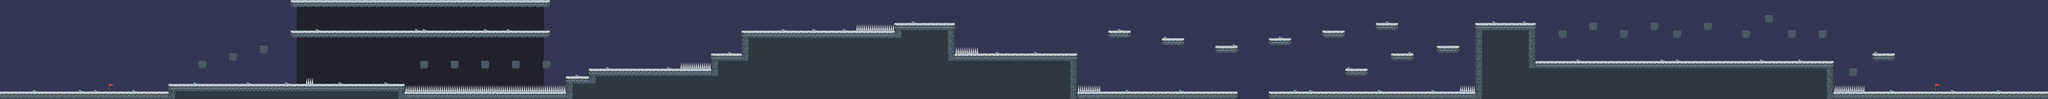

This is a level from a 2D game, rendered from its Tiled map with the project's own tilesets. A one-line summary and the map file follow, with tile-layer data summarised:
An orthogonal 268x13 tile map with 32x32 px tiles, 3 tile layers (Background Color, Background, Graphics) and 104 objects.

<map version="1.2" tiledversion="1.2.4" orientation="orthogonal" renderorder="right-down" width="268" height="13" tilewidth="32" tileheight="32" infinite="0" nextlayerid="11" nextobjectid="114">
 <tileset firstgid="1" name="tileset" tilewidth="32" tileheight="32" tilecount="96" columns="12">
  <image source="tileset.png" width="384" height="256" />
 </tileset>
 <layer id="1" name="Background Color" width="268" height="13">
  <data>[3484 cells, 3484 non-empty, 1 distinct tile ids]</data>
 </layer>
 <layer id="2" name="Background" width="268" height="13">
  <data>[3484 cells, 442 non-empty, 3 distinct tile ids]</data>
 </layer>
 <layer id="3" name="Graphics" width="268" height="13">
  <data>[3484 cells, 1119 non-empty, 15 distinct tile ids]</data>
 </layer>
 <objectgroup id="4" name="Ground">
  <object id="5" x="448" y="384" width="256" height="32" />
  <object id="6" x="832" y="256" width="32" height="32" />
  <object id="7" x="960" y="224" width="32" height="32" />
  <object id="8" x="1088" y="192" width="32" height="32" />
  <object id="9" x="704" y="352" width="992" height="64" />
  <object id="10" x="1216" y="0" width="1088" height="32" />
  <object id="11" x="1216" y="128" width="1088" height="32" />
  <object id="12" x="1696" y="384" width="672" height="32" />
  <object id="13" x="2272" y="256" width="32" height="32" />
  <object id="14" x="2144" y="256" width="32" height="32" />
  <object id="15" x="2016" y="256" width="32" height="32" />
  <object id="16" x="1888" y="256" width="32" height="32" />
  <object id="17" x="1760" y="256" width="32" height="32" />
  <object id="18" x="2368" y="320" width="96" height="96" />
  <object id="19" x="2464" y="288" width="512" height="128" />
  <object id="20" x="2976" y="224" width="128" height="192" />
  <object id="21" x="3104" y="128" width="640" height="288" />
  <object id="22" x="3744" y="96" width="256" height="320" />
  <object id="23" x="4000" y="224" width="512" height="192" />
  <object id="24" x="4640" y="128" width="96" height="32" />
  <object id="25" x="4864" y="160" width="96" height="32" />
  <object id="26" x="5088" y="192" width="96" height="32" />
  <object id="28" x="6016" y="192" width="96" height="32" />
  <object id="29" x="5824" y="224" width="96" height="32" />
  <object id="30" x="5632" y="288" width="96" height="32" />
  <object id="31" x="5312" y="160" width="96" height="32" />
  <object id="32" x="5536" y="128" width="96" height="32" />
  <object id="33" x="5760" y="96" width="96" height="32" />
  <object id="34" x="6176" y="96" width="256" height="320" />
  <object id="35" x="6432" y="256" width="1248" height="160" />
  <object id="36" x="6528" y="128" width="32" height="32" />
  <object id="37" x="6656" y="96" width="32" height="32" />
  <object id="38" x="6784" y="128" width="32" height="32" />
  <object id="39" x="6912" y="96" width="32" height="32" />
  <object id="40" x="7008" y="128" width="32" height="32" />
  <object id="41" x="7136" y="96" width="32" height="32" />
  <object id="42" x="7296" y="128" width="32" height="32" />
  <object id="43" x="7392" y="64" width="32" height="32" />
  <object id="44" x="7488" y="128" width="32" height="32" />
  <object id="45" x="7616" y="128" width="32" height="32" />
  <object id="46" x="7744" y="288" width="32" height="32" />
  <object id="47" x="7840" y="224" width="96" height="32" />
  <object id="48" x="7680" y="384" width="448" height="32" />
  <object id="74" x="4512" y="384" width="672" height="32" />
  <object id="75" x="5312" y="384" width="864" height="32" />
  <object id="112" x="8128" y="384" width="448" height="32" />
  <object id="113" x="0" y="384" width="448" height="32" />
 </objectgroup>
 <objectgroup id="5" name="Wall">
  <object id="1" x="448" y="0" height="416" />
  <object id="2" x="8128" y="0" height="416" />
 </objectgroup>
 <objectgroup id="6" name="Spikes">
  <object id="49" x="1696" y="384" width="672" />
  <object id="51" x="1280" y="352" width="32" />
  <object id="52" x="2848" y="288" width="128" />
  <object id="53" x="4000" y="224" width="96" />
  <object id="54" x="3584" y="128" width="160" />
  <object id="55" x="4512" y="384" width="96" />
  <object id="56" x="6112" y="384" width="64" />
  <object id="58" x="7680" y="384" width="128" />
 </objectgroup>
 <objectgroup id="7" name="Barrier">
  <object id="59" x="1312" y="320" height="32" />
  <object id="60" x="1216" y="96" height="32" />
  <object id="61" x="1696" y="320" height="32" />
  <object id="62" x="2304" y="96" height="32" />
  <object id="63" x="2464" y="256" height="32" />
  <object id="64" x="3104" y="96" height="32" />
  <object id="65" x="2976" y="192" height="32" />
  <object id="66" x="2848" y="256" height="32" />
  <object id="67" x="3584" y="96" height="32" />
  <object id="68" x="3744" y="64" height="32" />
  <object id="69" x="4000" y="64" height="32" />
  <object id="70" x="4096" y="192" height="32" />
  <object id="71" x="4512" y="192" height="32" />
  <object id="72" x="4608" y="352" height="32" />
  <object id="73" x="6112" y="352" height="32" />
  <object id="76" x="5312" y="352" height="32" />
  <object id="77" x="5184" y="352" height="32" />
  <object id="78" x="6176" y="64" height="32" />
  <object id="79" x="6432" y="64" height="32" />
  <object id="80" x="7680" y="224" height="32" />
  <object id="81" x="7840" y="192" height="32" />
  <object id="82" x="7936" y="192" height="32" />
  <object id="104" x="5088" y="160" height="32" />
  <object id="105" x="5184" y="160" height="32" />
 </objectgroup>
 <objectgroup id="8" name="End">
  <object id="3" x="8096" y="384" width="32" height="32" />
 </objectgroup>
 <objectgroup id="9" name="Enemy1">
  <object id="83" x="7872" y="192" width="32" height="32" />
  <object id="85" x="1376" y="96" width="32" height="32" />
  <object id="86" x="1728" y="96" width="32" height="32" />
  <object id="87" x="2048" y="96" width="32" height="32" />
  <object id="88" x="2624" y="256" width="32" height="32" />
  <object id="89" x="3232" y="96" width="32" height="32" />
  <object id="90" x="3008" y="192" width="32" height="32" />
  <object id="91" x="3776" y="64" width="32" height="32" />
  <object id="92" x="3904" y="64" width="32" height="32" />
  <object id="93" x="3424" y="96" width="32" height="32" />
  <object id="95" x="4768" y="352" width="32" height="32" />
  <object id="96" x="4992" y="352" width="32" height="32" />
  <object id="98" x="5856" y="352" width="32" height="32" />
  <object id="99" x="6304" y="64" width="32" height="32" />
  <object id="100" x="6592" y="224" width="32" height="32" />
  <object id="103" x="7424" y="224" width="32" height="32" />
  <object id="106" x="5120" y="160" width="32" height="32" />
 </objectgroup>
 <objectgroup id="10" name="Enemy2">
  <object id="107" x="1472" y="320" width="32" height="32" />
  <object id="108" x="4320" y="192" width="32" height="32" />
  <object id="109" x="5472" y="352" width="32" height="32" />
  <object id="110" x="6816" y="224" width="32" height="32" />
  <object id="111" x="7200" y="224" width="32" height="32" />
 </objectgroup>
</map>